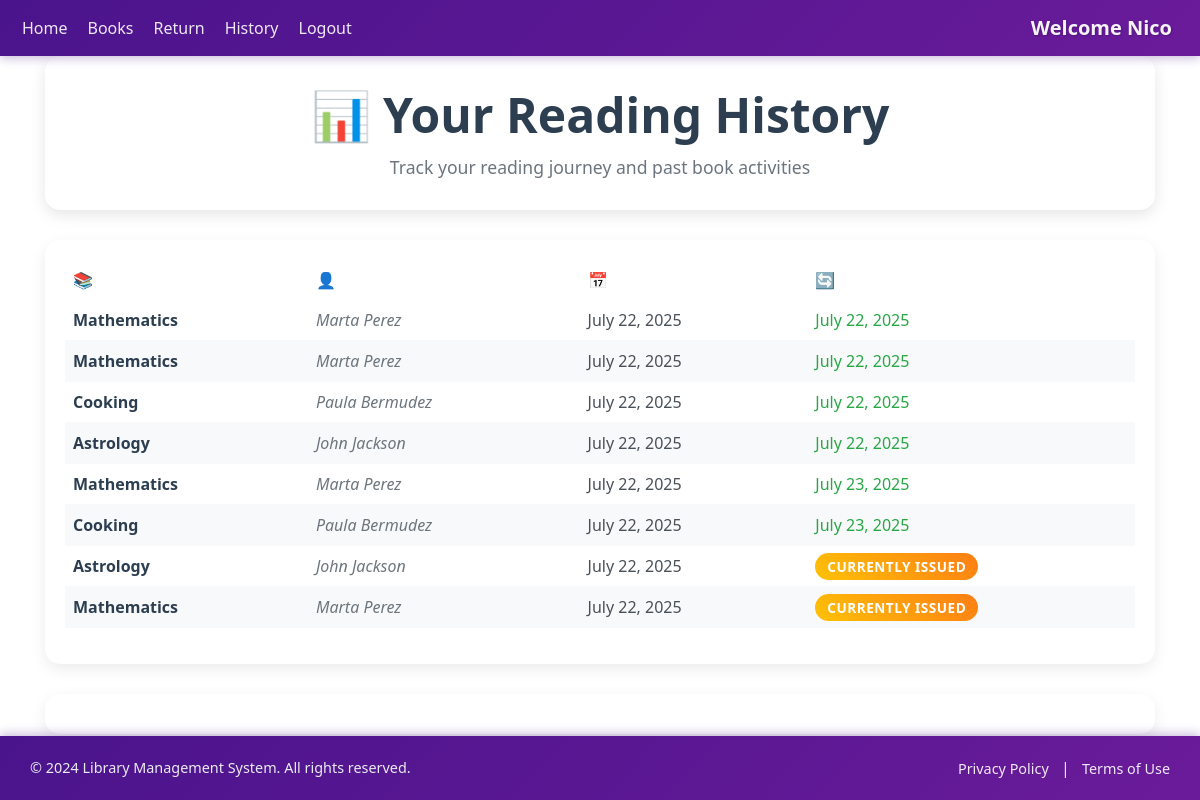
Screenshot of /history (signed in) with the database file from the repository.
### polls/models.py (models this page shows, shortened)
class IssuedItem(models.Model):
    book_id = models.ForeignKey(Book, on_delete=models.CASCADE)
    user_id = models.ForeignKey(User, on_delete=models.CASCADE)
    issue_date = models.DateField(default=date.today(), blank=False)
    return_date = models.DateField(blank=True, null=True)

class Book(models.Model):
    book_name = models.CharField(max_length=150)
    author_name = models.CharField(max_length=200)
    quantity = models.IntegerField(default=1)
    subject = models.CharField(max_length=2000)
    book_add_time = models.TimeField(default=timezone.now())
    book_add_date = models.DateField(default=date.today())
    class Meta:
        unique_together = ("book_name", "author_name")

### polls/views.py (the view)
# urls.py: path("history", views.history, name="history"),
@login_required(login_url="login")
def history(request):
    my_items = IssuedItem.objects.filter(user_id=request.user).order_by("-issue_date")
    paginator = Paginator(my_items, 10)
    page_number = request.GET.get("page")
    show_data_final = paginator.get_page(page_number)
    return render(request, "history.html", {"books": show_data_final})

### polls/templates/history.html (shortened to what this page needs)
{% extends 'base.html' %} {% block content %}
<div class="container">
  <div class="page-header">
    <h1 class="display-5 fw-bold">📊 Your Reading History</h1>
    <p class="page-subtitle">Track your reading journey and past book activities</p>
  </div>
  <div class="table-wrapper">
    <table class="table">
      <thead>
        <tr>
          <th scope="col">📚 Book Name</th>
          <th scope="col">👤 Author Name</th>
          <th scope="col">📅 Issue Date</th>
          <th scope="col">🔄 Return Date</th>
        </tr>
      </thead>
      <tbody>
        {% for book in books %}
        <tr>
          <td><span class="book-name">{{book.book_id.book_name}}</span></td>
          <td><span class="author-name">{{book.book_id.author_name}}</span></td>
          <td><span class="date-info">{{book.issue_date}}</span></td>
          <td>
            {% if book.return_date %}
              <span class="date-info returned">{{book.return_date}}</span>
            {% else %}
              <span class="status-badge current">Currently Issued</span>
            {% endif %}
          </td>
        </tr>
        {% endfor %}
      </tbody>
    </table>
  </div>
  <div class="pagination-wrapper">
  </div>
</div>
{% endblock %}

### polls/templates/base.html (shortened to what this page needs)
{% load static %}
<!DOCTYPE html>
<html lang="en">
<head>
   <link href="https://cdn.jsdelivr.net/npm/bootstrap@5.2.3/dist/css/bootstrap.min.css" rel="stylesheet">
</head>
<body>
   <nav class="navbar navbar-expand-lg navbar-dark">
       <div class="container-fluid">
           <div class="collapse navbar-collapse" id="navbarSupportedContent">
               <ul class="navbar-nav me-auto mb-2 mb-lg-0">
                   {% if not user.is_authenticated %}
                   <li class="nav-item">
                       <a class="nav-link" href="/login">Login</a>
                   </li>
                   <li class="nav-item">
                       <a class="nav-link" href="/register">Register</a>
                   </li>
                   {% else %}
                   <li class="nav-item">
                       <a class="nav-link" href="/">Home</a>
                   </li>
                   <li class="nav-item">
                       <a class="nav-link" href="issue">Books</a>
                   </li>
                   <li class="nav-item">
                       <a class="nav-link" href="return_item">Return</a>
                   </li>
                   <li class="nav-item">
                       <a class="nav-link" href="history">History</a>
                   </li>
                   <li class="nav-item">
                       <a class="nav-link" href="logout">Logout</a>
                   </li>
                   {% endif %}
               </ul>
           </div>
           {% if user.is_authenticated %}
           <a class="navbar-brand" href="#">Welcome {{request.user.first_name}}</a>
           {% endif %}
       </div>
   </nav>
<div class="content-wrapper">
   {% block content %}
   {% endblock %}
</div>
   <footer>
        <div class="container-fluid">
            <div class="row">
                <div class="col-12 col-md-6">
                    <p class="mb-0">&copy; 2024 Library Management System. All rights reserved.</p>
                </div>
                <div class="col-12 col-md-6 text-md-end">
                    <div class="footer-links">
                        <a href="#">Privacy Policy</a>
                        <span class="mx-2">|</span>
                        <a href="#">Terms of Use</a>
                    </div>
                </div>
            </div>
        </div>
    </footer>
</body>
</html>

### polls/templates/base.html (style rules this page uses)
:root { --bs-primary: #BA68C8; --bs-primary-rgb: 186, 104, 200; }
body { background-color: linear-gradient(#89b4f4, #cf7ade); background-repeat: no-repeat; background-size: cover; padding-top: 0; }
html, body { height: 100%; margin: 0; }
body { display: flex; flex-direction: column; }
.navbar { position: relative; z-index: 1030; }
.content-wrapper { flex: 1 0 auto; }
.navbar { background: linear-gradient(135deg, #4a148c 0%, #6a1b9a 100%) !important; box-shadow: 0 2px 10px rgba(74, 20, 140, 0.3); border: none; }
footer { flex-shrink: 0; color: #e9ecef; background: linear-gradient(135deg, #4a148c 0%, #6a1b9a 100%); min-height: 60px; width: 100vw; margin: 0; padding: 15px 0; position: relative; left: 50%; right: 50%; margin-left: -50vw; margin-right: -50vw; box-shadow: 0 -2px 10px rgba(74, 20, 140, 0.3); }
footer .container-fluid { height: 100%; padding: 0 15px; max-width: 100%; }
footer .row { margin: 0; align-items: center; min-height: 30px; }
footer .col-md-6 { padding: 5px 15px; }
footer p { margin: 0; line-height: 1.4; font-size: 0.9rem; }
footer a { color: #e9ecef; text-decoration: none; font-size: 0.9rem; }
.nav-link { color: rgba(255, 255, 255, 0.9) !important; font-weight: 500; transition: all 0.3s ease; border-radius: 8px; margin: 0 2px; }
.navbar .nav-link { color: rgba(255, 255, 255, 0.9) !important; }
.navbar-brand { color: rgba(255, 255, 255, 0.95) !important; font-weight: 600; text-shadow: 1px 1px 2px rgba(0,0,0,0.2); transition: all 0.3s ease; }
footer a { color: rgba(255, 255, 255, 0.9); transition: all 0.3s ease; }

### polls/templates/history.html (style rules this page uses)
body { background: white; background-attachment: fixed; background-repeat: no-repeat; min-height: 100vh; }
.container { width: 100%; padding-right: 15px; padding-left: 15px; margin-right: auto; margin-left: auto; }
.page-header { background: white; padding: 30px; border-radius: 15px; box-shadow: 0 5px 15px rgba(0,0,0,0.1); margin-bottom: 30px; text-align: center; }
.page-header h1 { color: #2c3e50; margin-bottom: 10px; }
.page-subtitle { color: #6c757d; font-size: 1.1rem; margin: 0; }
.table-wrapper { background: white; border-radius: 15px; box-shadow: 0 5px 15px rgba(0,0,0,0.08); overflow: hidden; padding: 20px; margin-bottom: 30px; }
table { border-collapse: separate; border-spacing: 0; border-radius: 10px; width: 100%; border: none; margin-bottom: 0; }
thead { background: linear-gradient(45deg, #27ae60, #2ecc71); color: white; }
th { text-align: left; padding: 16px; font-weight: 600; border: none; color: white; }
td { text-align: left; padding: 16px; border-bottom: 1px solid #f8f9fa; vertical-align: middle; }
tr:nth-child(even) { background-color: #f8f9fa; }
tr:nth-child(odd) { background-color: #ffffff; }
tbody tr { transition: all 0.2s ease; }
.book-name { font-weight: 600; color: #2c3e50; }
.author-name { color: #6c757d; font-style: italic; }
.date-info { color: #495057; font-weight: 500; }
.date-info.returned { color: #28a745; }
.status-badge { padding: 4px 12px; border-radius: 15px; font-size: 0.85rem; font-weight: 600; text-transform: uppercase; letter-spacing: 0.5px; }
.status-badge.current { background: linear-gradient(45deg, #ffc107, #fd7e14); color: white; }
.pagination-wrapper { background: white; padding: 20px; border-radius: 15px; box-shadow: 0 5px 15px rgba(0,0,0,0.08); }

### rows the page displays
IssuedItem: book_id.book_name "Mathematics", book_id.author_name "Marta Perez", issue_date "July 22, 2025", return_date "July 22, 2025"
IssuedItem: book_id.book_name "Mathematics", book_id.author_name "Marta Perez", issue_date "July 22, 2025", return_date "July 22, 2025"
IssuedItem: book_id.book_name "Cooking", book_id.author_name "Paula Bermudez", issue_date "July 22, 2025", return_date "July 22, 2025"
IssuedItem: book_id.book_name "Astrology", book_id.author_name "John Jackson", issue_date "July 22, 2025", return_date "July 22, 2025"
IssuedItem: book_id.book_name "Mathematics", book_id.author_name "Marta Perez", issue_date "July 22, 2025", return_date "July 23, 2025"
IssuedItem: book_id.book_name "Cooking", book_id.author_name "Paula Bermudez", issue_date "July 22, 2025", return_date "July 23, 2025"
IssuedItem: book_id.book_name "Astrology", book_id.author_name "John Jackson", issue_date "July 22, 2025", shows "CURRENTLY ISSUED"
IssuedItem: book_id.book_name "Mathematics", book_id.author_name "Marta Perez", issue_date "July 22, 2025", shows "CURRENTLY ISSUED"

### other values shown
{{ request.user.first_name }} "Nico"
